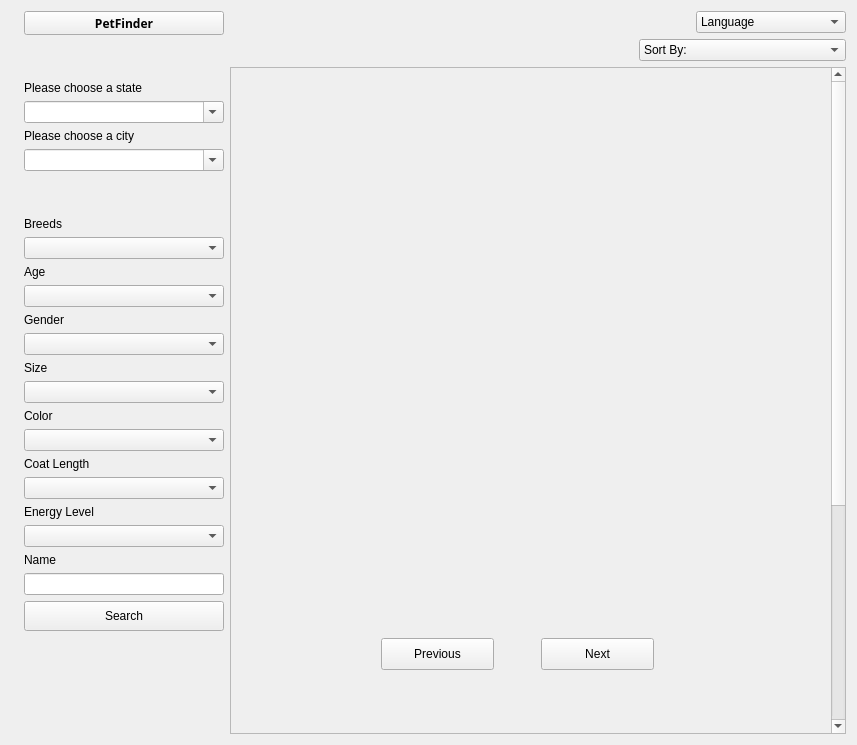
<?xml version="1.0" encoding="UTF-8"?>
<ui version="4.0">
 <class>Cat</class>
 <widget class="QWidget" name="Cat">
  <property name="geometry">
   <rect>
    <x>0</x>
    <y>0</y>
    <width>857</width>
    <height>745</height>
   </rect>
  </property>
  <property name="windowTitle">
   <string>Form</string>
  </property>
  <layout class="QHBoxLayout" name="horizontalLayout_4">
   <item>
    <widget class="QLabel" name="label_height">
     <property name="minimumSize">
      <size>
       <width>0</width>
       <height>28</height>
      </size>
     </property>
     <property name="text">
      <string/>
     </property>
    </widget>
   </item>
   <item>
    <layout class="QHBoxLayout" name="horizontalLayout_3">
     <item>
      <layout class="QVBoxLayout" name="verticalLayout_5">
       <item>
        <widget class="QToolButton" name="toolButton_home">
         <property name="minimumSize">
          <size>
           <width>200</width>
           <height>0</height>
          </size>
         </property>
         <property name="maximumSize">
          <size>
           <width>200</width>
           <height>50</height>
          </size>
         </property>
         <property name="font">
          <font>
           <family>Adobe Gothic Std</family>
           <weight>75</weight>
           <bold>true</bold>
          </font>
         </property>
         <property name="text">
          <string>PetFinder</string>
         </property>
         <property name="icon">
          <iconset resource="../project/Resources.qrc">
           <normaloff>:/imgs/CommunityIcons_home.png</normaloff>:/imgs/CommunityIcons_home.png</iconset>
         </property>
         <property name="iconSize">
          <size>
           <width>50</width>
           <height>50</height>
          </size>
         </property>
         <property name="toolButtonStyle">
          <enum>Qt::ToolButtonTextBesideIcon</enum>
         </property>
        </widget>
       </item>
       <item>
        <layout class="QVBoxLayout" name="verticalLayout_4">
         <item>
          <layout class="QVBoxLayout" name="verticalLayout_2">
           <item>
            <spacer name="verticalSpacer_3">
             <property name="orientation">
              <enum>Qt::Vertical</enum>
             </property>
             <property name="sizeHint" stdset="0">
              <size>
               <width>20</width>
               <height>40</height>
              </size>
             </property>
            </spacer>
           </item>
           <item>
            <widget class="QLabel" name="label">
             <property name="text">
              <string>Please choose a state</string>
             </property>
            </widget>
           </item>
           <item>
            <widget class="QComboBox" name="comboBoxStates">
             <property name="editable">
              <bool>true</bool>
             </property>
             <item>
              <property name="text">
               <string/>
              </property>
             </item>
            </widget>
           </item>
           <item>
            <widget class="QLabel" name="label_2">
             <property name="text">
              <string>Please choose a city</string>
             </property>
            </widget>
           </item>
           <item>
            <widget class="QComboBox" name="comboBoxCities">
             <property name="editable">
              <bool>true</bool>
             </property>
             <item>
              <property name="text">
               <string/>
              </property>
             </item>
            </widget>
           </item>
          </layout>
         </item>
         <item>
          <spacer name="verticalSpacer">
           <property name="orientation">
            <enum>Qt::Vertical</enum>
           </property>
           <property name="sizeHint" stdset="0">
            <size>
             <width>20</width>
             <height>40</height>
            </size>
           </property>
          </spacer>
         </item>
         <item>
          <layout class="QVBoxLayout" name="verticalLayout">
           <item>
            <widget class="QLabel" name="label_3">
             <property name="text">
              <string>Breeds</string>
             </property>
            </widget>
           </item>
           <item>
            <widget class="QComboBox" name="combobox_Breeds">
             <property name="maximumSize">
              <size>
               <width>200</width>
               <height>16777215</height>
              </size>
             </property>
             <item>
              <property name="text">
               <string/>
              </property>
             </item>
             <item>
              <property name="text">
               <string>Bombay</string>
              </property>
             </item>
             <item>
              <property name="text">
               <string>Bobtail</string>
              </property>
             </item>
             <item>
              <property name="text">
               <string>Abyssinian</string>
              </property>
             </item>
            </widget>
           </item>
           <item>
            <widget class="QLabel" name="label_4">
             <property name="text">
              <string>Age</string>
             </property>
            </widget>
           </item>
           <item>
            <widget class="QComboBox" name="combobox_Age">
             <property name="maximumSize">
              <size>
               <width>200</width>
               <height>16777215</height>
              </size>
             </property>
             <item>
              <property name="text">
               <string/>
              </property>
             </item>
             <item>
              <property name="text">
               <string>kitten</string>
              </property>
             </item>
             <item>
              <property name="text">
               <string>junior</string>
              </property>
             </item>
             <item>
              <property name="text">
               <string>prime</string>
              </property>
             </item>
             <item>
              <property name="text">
               <string>mature</string>
              </property>
             </item>
             <item>
              <property name="text">
               <string>senior</string>
              </property>
             </item>
            </widget>
           </item>
           <item>
            <widget class="QLabel" name="label_5">
             <property name="text">
              <string>Gender</string>
             </property>
            </widget>
           </item>
           <item>
            <widget class="QComboBox" name="comboBox_Gender">
             <property name="maximumSize">
              <size>
               <width>200</width>
               <height>16777215</height>
              </size>
             </property>
             <item>
              <property name="text">
               <string/>
              </property>
             </item>
             <item>
              <property name="text">
               <string>Female</string>
              </property>
             </item>
             <item>
              <property name="text">
               <string>Male</string>
              </property>
             </item>
            </widget>
           </item>
           <item>
            <widget class="QLabel" name="label_7">
             <property name="text">
              <string>Size</string>
             </property>
            </widget>
           </item>
           <item>
            <widget class="QComboBox" name="comboBox_Size">
             <property name="maximumSize">
              <size>
               <width>200</width>
               <height>16777215</height>
              </size>
             </property>
             <item>
              <property name="text">
               <string/>
              </property>
             </item>
             <item>
              <property name="text">
               <string>small</string>
              </property>
             </item>
             <item>
              <property name="text">
               <string>medium</string>
              </property>
             </item>
             <item>
              <property name="text">
               <string>large</string>
              </property>
             </item>
            </widget>
           </item>
           <item>
            <widget class="QLabel" name="label_6">
             <property name="text">
              <string>Color</string>
             </property>
            </widget>
           </item>
           <item>
            <widget class="QComboBox" name="comboBox_Color">
             <property name="maximumSize">
              <size>
               <width>200</width>
               <height>16777215</height>
              </size>
             </property>
             <item>
              <property name="text">
               <string/>
              </property>
             </item>
             <item>
              <property name="text">
               <string>black</string>
              </property>
             </item>
             <item>
              <property name="text">
               <string>brown</string>
              </property>
             </item>
             <item>
              <property name="text">
               <string>grey</string>
              </property>
             </item>
             <item>
              <property name="text">
               <string>white</string>
              </property>
             </item>
             <item>
              <property name="text">
               <string>yellow</string>
              </property>
             </item>
             <item>
              <property name="text">
               <string>spotted</string>
              </property>
             </item>
             <item>
              <property name="text">
               <string>strip</string>
              </property>
             </item>
             <item>
              <property name="text">
               <string>mixed</string>
              </property>
             </item>
             <item>
              <property name="text">
               <string/>
              </property>
             </item>
            </widget>
           </item>
           <item>
            <widget class="QLabel" name="label_8">
             <property name="text">
              <string>Coat Length</string>
             </property>
            </widget>
           </item>
           <item>
            <widget class="QComboBox" name="comboBox_CoatLength">
             <property name="maximumSize">
              <size>
               <width>200</width>
               <height>16777215</height>
              </size>
             </property>
             <item>
              <property name="text">
               <string/>
              </property>
             </item>
             <item>
              <property name="text">
               <string>short</string>
              </property>
             </item>
             <item>
              <property name="text">
               <string>mid-length</string>
              </property>
             </item>
             <item>
              <property name="text">
               <string>long</string>
              </property>
             </item>
            </widget>
           </item>
           <item>
            <widget class="QLabel" name="label_10">
             <property name="text">
              <string>Energy Level</string>
             </property>
            </widget>
           </item>
           <item>
            <widget class="QComboBox" name="comboBox_activeLevel">
             <property name="maximumSize">
              <size>
               <width>200</width>
               <height>16777215</height>
              </size>
             </property>
             <item>
              <property name="text">
               <string/>
              </property>
             </item>
             <item>
              <property name="text">
               <string>low</string>
              </property>
             </item>
             <item>
              <property name="text">
               <string>mid</string>
              </property>
             </item>
             <item>
              <property name="text">
               <string>high</string>
              </property>
             </item>
            </widget>
           </item>
           <item>
            <widget class="QLabel" name="label_9">
             <property name="text">
              <string>Name</string>
             </property>
            </widget>
           </item>
           <item>
            <widget class="QLineEdit" name="lineEdit_name">
             <property name="maximumSize">
              <size>
               <width>200</width>
               <height>16777215</height>
              </size>
             </property>
             <property name="text">
              <string/>
             </property>
            </widget>
           </item>
           <item>
            <widget class="QPushButton" name="pushButton_search">
             <property name="minimumSize">
              <size>
               <width>0</width>
               <height>30</height>
              </size>
             </property>
             <property name="maximumSize">
              <size>
               <width>200</width>
               <height>16777215</height>
              </size>
             </property>
             <property name="text">
              <string>Search</string>
             </property>
            </widget>
           </item>
          </layout>
         </item>
        </layout>
       </item>
       <item>
        <spacer name="verticalSpacer_2">
         <property name="orientation">
          <enum>Qt::Vertical</enum>
         </property>
         <property name="sizeHint" stdset="0">
          <size>
           <width>20</width>
           <height>40</height>
          </size>
         </property>
        </spacer>
       </item>
      </layout>
     </item>
     <item>
      <layout class="QVBoxLayout" name="verticalLayout_6">
       <item>
        <layout class="QVBoxLayout" name="verticalLayout_3">
         <item>
          <layout class="QHBoxLayout" name="horizontalLayout_2">
           <item>
            <spacer name="horizontalSpacer_2">
             <property name="orientation">
              <enum>Qt::Horizontal</enum>
             </property>
             <property name="sizeHint" stdset="0">
              <size>
               <width>40</width>
               <height>20</height>
              </size>
             </property>
            </spacer>
           </item>
           <item>
            <widget class="QComboBox" name="comboBox_CatLanguage">
             <property name="minimumSize">
              <size>
               <width>150</width>
               <height>20</height>
              </size>
             </property>
             <property name="maximumSize">
              <size>
               <width>150</width>
               <height>16777215</height>
              </size>
             </property>
             <item>
              <property name="text">
               <string>Language</string>
              </property>
             </item>
             <item>
              <property name="text">
               <string>English</string>
              </property>
             </item>
             <item>
              <property name="text">
               <string>Spanish</string>
              </property>
             </item>
            </widget>
           </item>
          </layout>
         </item>
         <item>
          <layout class="QHBoxLayout" name="horizontalLayout">
           <item>
            <spacer name="horizontalSpacer">
             <property name="orientation">
              <enum>Qt::Horizontal</enum>
             </property>
             <property name="sizeHint" stdset="0">
              <size>
               <width>40</width>
               <height>20</height>
              </size>
             </property>
            </spacer>
           </item>
           <item>
            <widget class="QComboBox" name="comboBox_SortBy">
             <item>
              <property name="text">
               <string>Sort By:</string>
              </property>
             </item>
             <item>
              <property name="text">
               <string>Best Match</string>
              </property>
             </item>
             <item>
              <property name="text">
               <string>Distance (from lowest to highest)</string>
              </property>
             </item>
             <item>
              <property name="text">
               <string>Distance (from highest to lowest)</string>
              </property>
             </item>
             <item>
              <property name="text">
               <string/>
              </property>
             </item>
            </widget>
           </item>
          </layout>
         </item>
        </layout>
       </item>
       <item>
        <widget class="QScrollArea" name="scrollArea">
         <property name="minimumSize">
          <size>
           <width>550</width>
           <height>0</height>
          </size>
         </property>
         <property name="widgetResizable">
          <bool>true</bool>
         </property>
         <widget class="QWidget" name="scrollAreaWidgetContents">
          <property name="geometry">
           <rect>
            <x>0</x>
            <y>0</y>
            <width>548</width>
            <height>1000</height>
           </rect>
          </property>
          <property name="minimumSize">
           <size>
            <width>0</width>
            <height>1000</height>
           </size>
          </property>
          <widget class="QPushButton" name="pushButton_pre">
           <property name="geometry">
            <rect>
             <x>150</x>
             <y>570</y>
             <width>113</width>
             <height>32</height>
            </rect>
           </property>
           <property name="text">
            <string>Previous</string>
           </property>
          </widget>
          <widget class="QPushButton" name="pushButton_next">
           <property name="geometry">
            <rect>
             <x>310</x>
             <y>570</y>
             <width>113</width>
             <height>32</height>
            </rect>
           </property>
           <property name="text">
            <string>Next</string>
           </property>
          </widget>
          <widget class="QWidget" name="layoutWidget">
           <property name="geometry">
            <rect>
             <x>20</x>
             <y>10</y>
             <width>521</width>
             <height>541</height>
            </rect>
           </property>
           <layout class="QVBoxLayout" name="verticalLayout_7">
            <item>
             <layout class="QHBoxLayout" name="horizontalLayout_5">
              <item>
               <widget class="QLabel" name="cat1">
                <property name="text">
                 <string/>
                </property>
               </widget>
              </item>
              <item>
               <widget class="QLabel" name="cat2">
                <property name="text">
                 <string/>
                </property>
               </widget>
              </item>
              <item>
               <widget class="QLabel" name="cat3">
                <property name="text">
                 <string/>
                </property>
               </widget>
              </item>
             </layout>
            </item>
            <item>
             <layout class="QHBoxLayout" name="horizontalLayout_6">
              <item>
               <widget class="QLabel" name="cat4">
                <property name="text">
                 <string/>
                </property>
               </widget>
              </item>
              <item>
               <widget class="QLabel" name="cat5">
                <property name="text">
                 <string/>
                </property>
               </widget>
              </item>
              <item>
               <widget class="QLabel" name="cat6">
                <property name="text">
                 <string/>
                </property>
               </widget>
              </item>
             </layout>
            </item>
            <item>
             <layout class="QHBoxLayout" name="horizontalLayout_7">
              <item>
               <widget class="QLabel" name="cat7">
                <property name="text">
                 <string/>
                </property>
               </widget>
              </item>
              <item>
               <widget class="QLabel" name="cat8">
                <property name="text">
                 <string/>
                </property>
               </widget>
              </item>
              <item>
               <widget class="QLabel" name="cat9">
                <property name="text">
                 <string/>
                </property>
               </widget>
              </item>
             </layout>
            </item>
           </layout>
          </widget>
         </widget>
        </widget>
       </item>
      </layout>
     </item>
    </layout>
   </item>
  </layout>
 </widget>
 <resources>
  <include location="../project/Resources.qrc"/>
 </resources>
 <connections/>
</ui>
